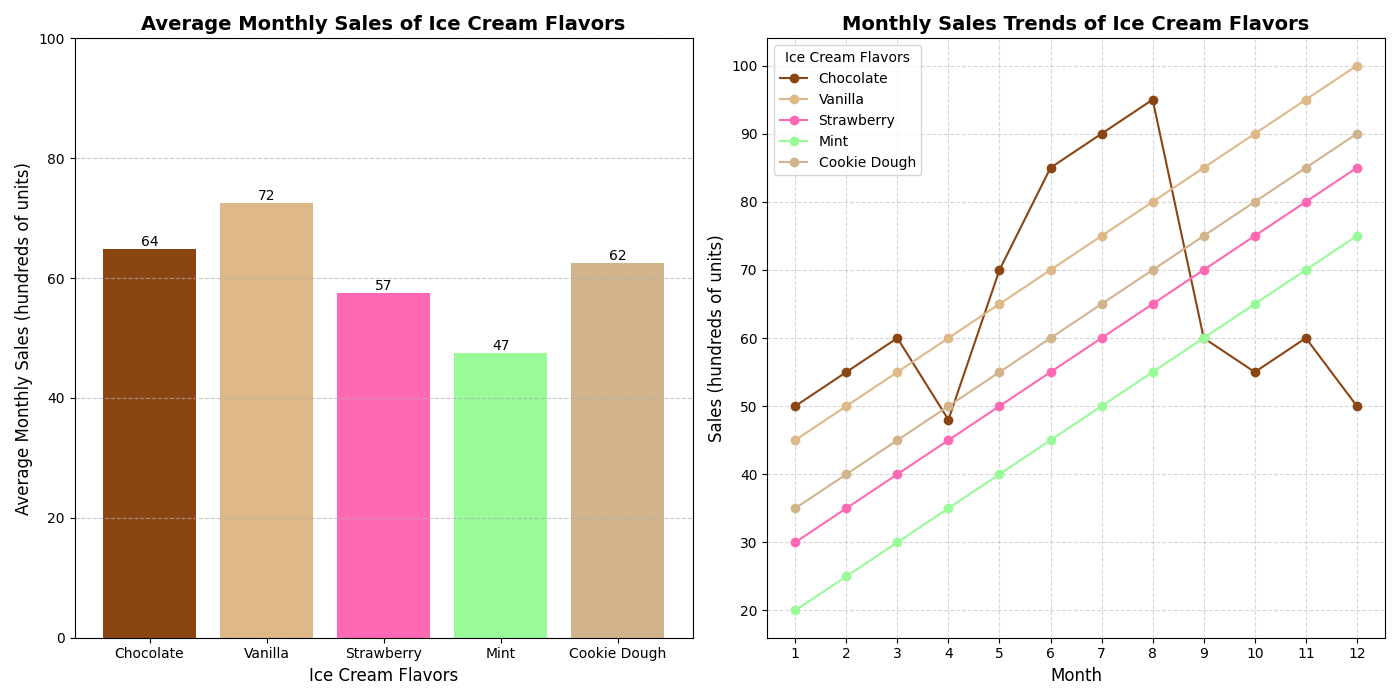

Write Python code to recreate this figure.
import matplotlib.pyplot as plt
import numpy as np

# Backstory: The chart represents average monthly sales data of various ice cream flavors in a local shop over a year. 
# The ice cream flavors are Chocolate, Vanilla, Strawberry, Mint, and Cookie Dough.

# Ice cream flavors
flavors = ['Chocolate', 'Vanilla', 'Strawberry', 'Mint', 'Cookie Dough']

# Monthly sales data for each flavor (in hundreds of units)
chocolate_sales = [50, 55, 60, 48, 70, 85, 90, 95, 60, 55, 60, 50]
vanilla_sales = [45, 50, 55, 60, 65, 70, 75, 80, 85, 90, 95, 100]
strawberry_sales = [30, 35, 40, 45, 50, 55, 60, 65, 70, 75, 80, 85]
mint_sales = [20, 25, 30, 35, 40, 45, 50, 55, 60, 65, 70, 75]
cookie_dough_sales = [35, 40, 45, 50, 55, 60, 65, 70, 75, 80, 85, 90]

# Aggregate data into a NumPy array
monthly_sales = np.array([chocolate_sales, vanilla_sales, strawberry_sales, mint_sales, cookie_dough_sales])

# Calculate the average monthly sales for each flavor
average_sales = np.mean(monthly_sales, axis=1)

# Initialize the plot figure and multiple subplots for bar and line charts
fig, axs = plt.subplots(1, 2, figsize=(14, 7))

# Bar plot for average monthly sales
bars = axs[0].bar(flavors, average_sales, color=['#8B4513', '#DEB887', '#FF69B4', '#98FB98', '#D2B48C'])
axs[0].set_title('Average Monthly Sales of Ice Cream Flavors', fontsize=14, fontweight='bold')
axs[0].set_xlabel('Ice Cream Flavors', fontsize=12)
axs[0].set_ylabel('Average Monthly Sales (hundreds of units)', fontsize=12)
axs[0].grid(axis='y', linestyle='--', alpha=0.7)
axs[0].set_ylim(0, 100)

# Adding data labels
for bar in bars:
    height = bar.get_height()
    axs[0].text(bar.get_x() + bar.get_width() / 2.0, height, f'{int(height)}', ha='center', va='bottom')

# Line plot for monthly sales trends
months = np.arange(1, 13)
colors = ['#8B4513', '#DEB887', '#FF69B4', '#98FB98', '#D2B48C']
for i, sales in enumerate(monthly_sales):
    axs[1].plot(months, sales, marker='o', color=colors[i], label=flavors[i])

axs[1].set_title('Monthly Sales Trends of Ice Cream Flavors', fontsize=14, fontweight='bold')
axs[1].set_xlabel('Month', fontsize=12)
axs[1].set_ylabel('Sales (hundreds of units)', fontsize=12)
axs[1].set_xticks(months)
axs[1].legend(title='Ice Cream Flavors', fontsize=10)
axs[1].grid(True, linestyle='--', alpha=0.5)

# Adjust layout to prevent overlap
plt.tight_layout()

# Show the plot
plt.show()
